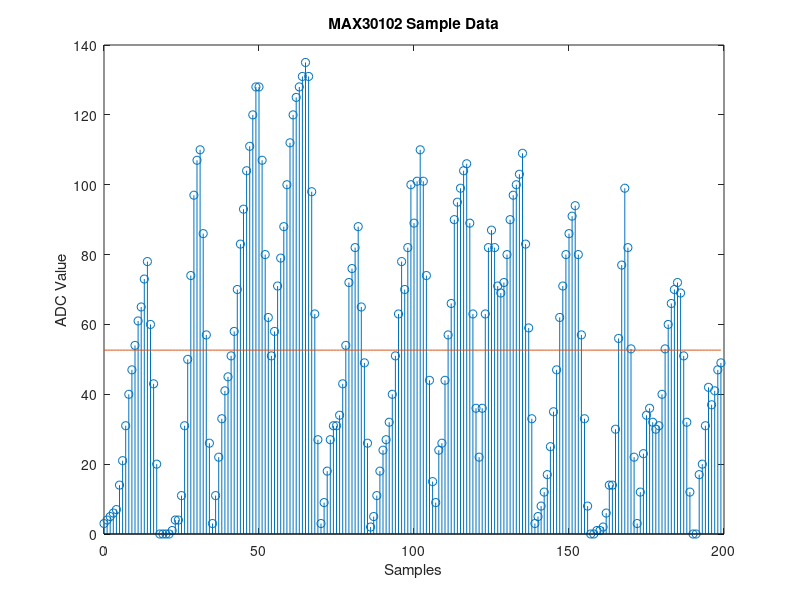

Here is the MATLAB script that generated this plot:
% Aaron Lim
% MAX30102 HR algorithm
% Sample Data
% 22 February 2017

fileID = fopen('max30102_sample_data.txt','r');
formatSpec = '%d';
data = fscanf(fileID, formatSpec);
fclose(fileID);

mean = 0;
for i = 1:200
   mean = mean + data(i);
end
mean = (mean / 200);
disp('MEAN: ');
display(mean);
mean_arr = zeros(1,200);
for i = 1:200
   mean_arr(i) = mean; 
end

samples = 0:length(data) - 1;

fig = figure;
stem(samples, data);
hold on;
plot(samples,mean_arr);
xlabel('Samples');
ylabel('ADC Value');
title('MAX30102 Sample Data');